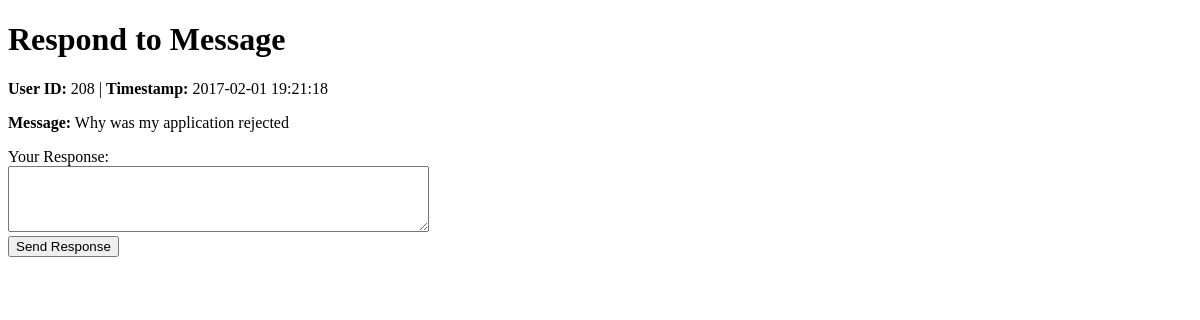
The page /respond/3 on the database as committed earlier.
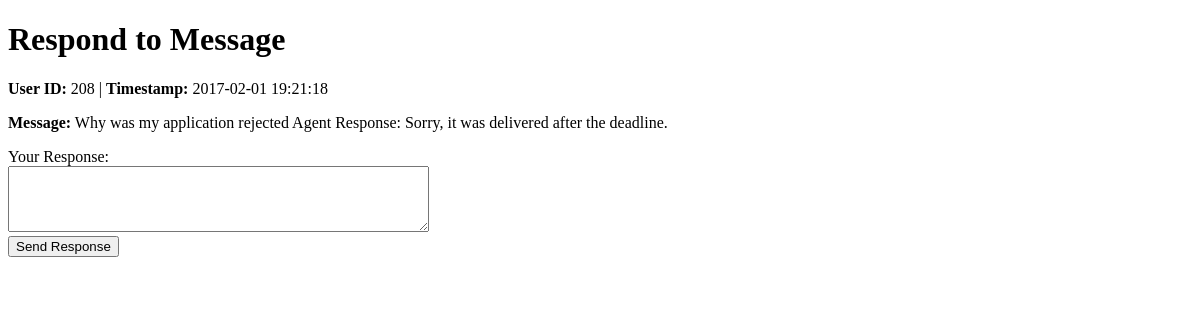
The same page on the database as committed later.
### models.py (models this page shows, shortened)
class Message(db.Model, SerializerMixin):
    __tablename__ = 'messages'
    id = db.Column(db.Integer, primary_key=True)
    user_id = db.Column(db.Integer, nullable=False)
    timestamp = db.Column(db.DateTime, server_default=db.func.now())
    message_body = db.Column(db.String(255))
    status = db.Column(db.String(20), default='unassigned')

### app.py (the view)
@app.route('/respond/<int:message_id>', methods=['GET', 'POST'])
def respond(message_id):
    message = db.session.get(Message, message_id)
    if request.method == 'POST':
        response = request.form['response']
        message.message_body += f'\n Agent Response: {response}'
        db.session.commit()
    return render_template('respond.html', message=message)

### templates/respond.html (shortened to what this page needs)
<!DOCTYPE html>
<html lang="en">
<head>
</head>
<body>
    <h1>Respond to Message</h1>
    <p><strong>User ID:</strong> {{ message.user_id }} | <strong>Timestamp:</strong> {{ message.timestamp }}</p>
    <p><strong>Message:</strong> {{ message.message_body }}</p>
    <form method="post">
        <label for="response">Your Response:</label><br>
        <textarea name="response" rows="4" cols="50"></textarea><br>
        <input type="submit" value="Send Response">
    </form>
</body>
</html>

Rows that differ between the two databases and show on the page:
changed Message: message_body "Why was my application rejected" → "Why was my application rejected Agent Response: Sorry, it was delivered after the deadline."
